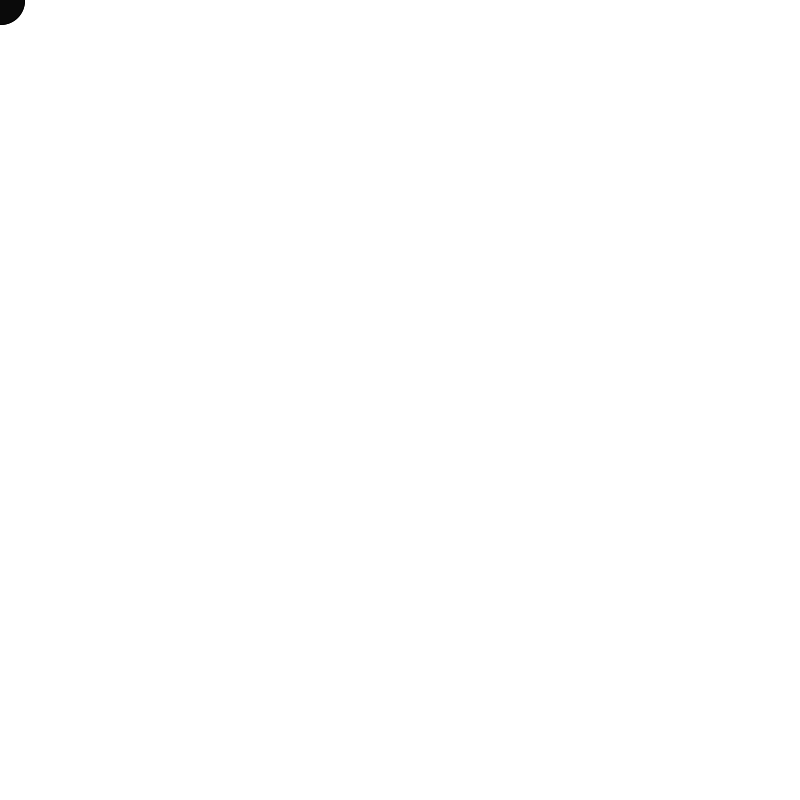
Frame 1 (no input)
Frame 60 (the mouse pressed at the canvas centre just before this capture): identical to frame 1, image omitted
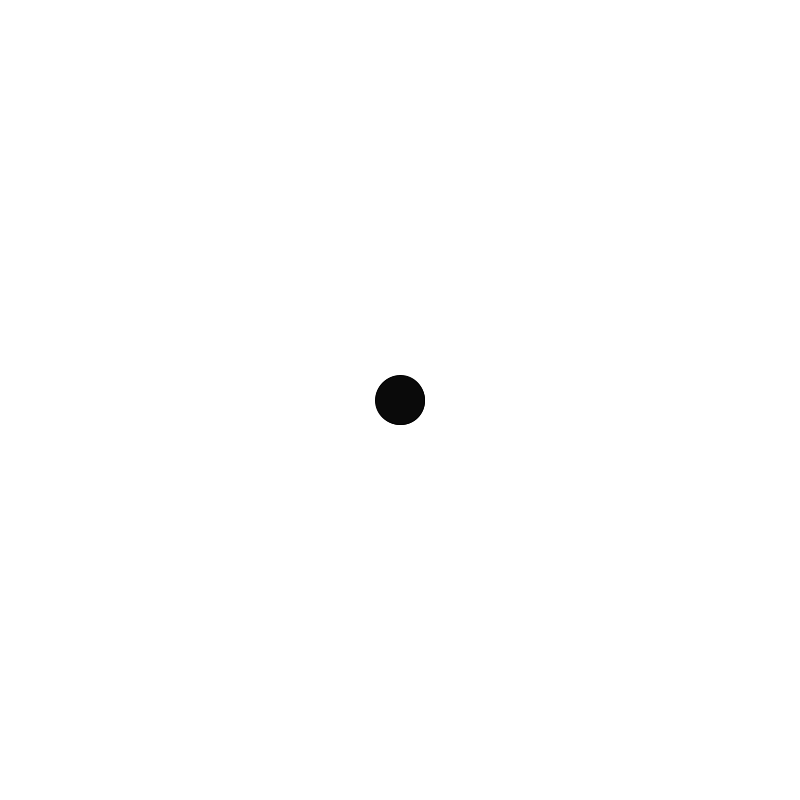
Frame 120 (the mouse held since frame 60 and released just before this capture)

The Processing sketch that drew these frames (run headless with seeded random() and noise(); from frame 60 on, the mouse is pressed at the canvas centre):

// Processing sketch: Arrays2_snakeFollowMouse
// ── Arrays2_snakeFollowMouse.pde
//This example will help with the love TESTER!

int[] posX = new int[50];
int[] posY = new int[50];

void setup() {
  size(800, 800);
  smooth(4);
  background(255);
  ellipseMode(CENTER);
  frameRate(30);
  strokeWeight(1);    

  //Initialization
  for (int i = 0; i < posX.length; i++) {
    posX[i] = 0;
    posY[i] = 0;
  }
}

void draw() {
  background(255);

  //First loop of draw will take the first single mouse posX and posY
  //and place the element values at position 49 in each array index.
  //This updates the firstl element at the end of the array (49th index postion)
  //Create the head of the snake through each draw loop
  posX[posX.length - 1] = mouseX;
  posY[posY.length - 1] = mouseY;


  //Fill the arrays with 50 mouseX and mouseY locations updating and shifting
  //the element once each time through the DRAW loop, ending at the 
  //END of the array because [i + 1] using posX.length instead of posX.length - 1
  //would include the 49 + 1 (50 element space) which doesnt exist! So started filling
  // the END to the front of array. 
  for (int i = 0; i < posX.length - 1; i++) {
    posX[i] = posX[i + 1];
    posY[i] = posY[i + 1];
  }

  //Now use the history of mouse locations to draw a series of cirles
  for (int i = 0; i < posX.length; i++) {
    stroke(0); 
    fill(255 - i * 5);
    ellipse(posX[i], posY[i], i, i);
  }

}
